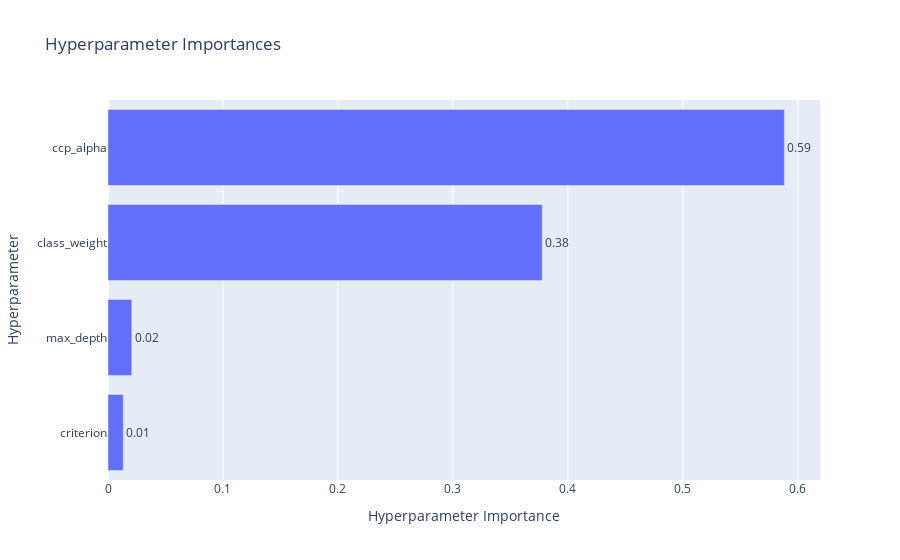

Write notebook code for a chart like this one.
### Code cell
x_train_onehot_encoded = train_data_onehot_encoded.drop('income', axis=1)
best_params_for_all_data = optuna_hyperparameter_search_crossvalidation(x_train_onehot_encoded, train_data_onehot_encoded['income'], 10)

### Figure 1 — Plotly figure (JSON) as saved in the notebook; plotly's stock layout.template omitted (floating-point values rounded to 4 significant figures)
{"data": [{"cliponaxis": false, "hovertemplate": ["criterion (CategoricalDistribution): 0.01322366051925574<extra></extra>", "max_depth (IntDistribution): 0.020655437898405585<extra></extra>", "class_weight (CategoricalDistribution): 0.37774781726610307<extra></extra>", "ccp_alpha (FloatDistribution): 0.5883730843162356<extra></extra>"], "name": "Objective Value", "orientation": "h", "text": ["0.01", "0.02", "0.38", "0.59"], "textposition": "outside", "type": "bar", "x": [0.01322, 0.02066, 0.3777, 0.5884], "y": ["criterion", "max_depth", "class_weight", "ccp_alpha"]}], "layout": {"title": {"text": "Hyperparameter Importances"}, "xaxis": {"title": {"text": "Hyperparameter Importance"}}, "yaxis": {"title": {"text": "Hyperparameter"}}}}
